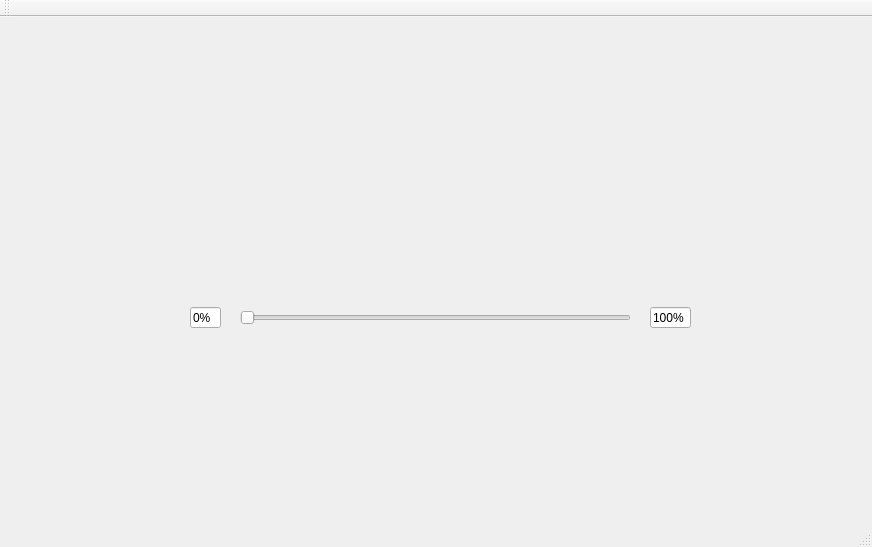
<?xml version="1.0" encoding="UTF-8"?>
<ui version="4.0">
 <class>FOURClass</class>
 <widget class="QMainWindow" name="FOURClass">
  <property name="geometry">
   <rect>
    <x>0</x>
    <y>0</y>
    <width>872</width>
    <height>547</height>
   </rect>
  </property>
  <property name="windowTitle">
   <string>FOUR</string>
  </property>
  <widget class="QWidget" name="centralWidget">
   <widget class="QSlider" name="Puissance">
    <property name="geometry">
     <rect>
      <x>240</x>
      <y>210</y>
      <width>391</width>
      <height>181</height>
     </rect>
    </property>
    <property name="orientation">
     <enum>Qt::Horizontal</enum>
    </property>
   </widget>
   <widget class="QLineEdit" name="lineEdit">
    <property name="geometry">
     <rect>
      <x>190</x>
      <y>290</y>
      <width>31</width>
      <height>21</height>
     </rect>
    </property>
    <property name="text">
     <string>0%</string>
    </property>
   </widget>
   <widget class="QLineEdit" name="lineEdit_2">
    <property name="geometry">
     <rect>
      <x>650</x>
      <y>290</y>
      <width>41</width>
      <height>21</height>
     </rect>
    </property>
    <property name="text">
     <string>100%</string>
    </property>
   </widget>
  </widget>
  <widget class="QMenuBar" name="menuBar">
   <property name="geometry">
    <rect>
     <x>0</x>
     <y>0</y>
     <width>872</width>
     <height>21</height>
    </rect>
   </property>
  </widget>
  <widget class="QToolBar" name="mainToolBar">
   <attribute name="toolBarArea">
    <enum>TopToolBarArea</enum>
   </attribute>
   <attribute name="toolBarBreak">
    <bool>false</bool>
   </attribute>
  </widget>
  <widget class="QStatusBar" name="statusBar"/>
 </widget>
 <layoutdefault spacing="6" margin="11"/>
 <resources>
  <include location="FOUR.qrc"/>
 </resources>
 <connections/>
</ui>
